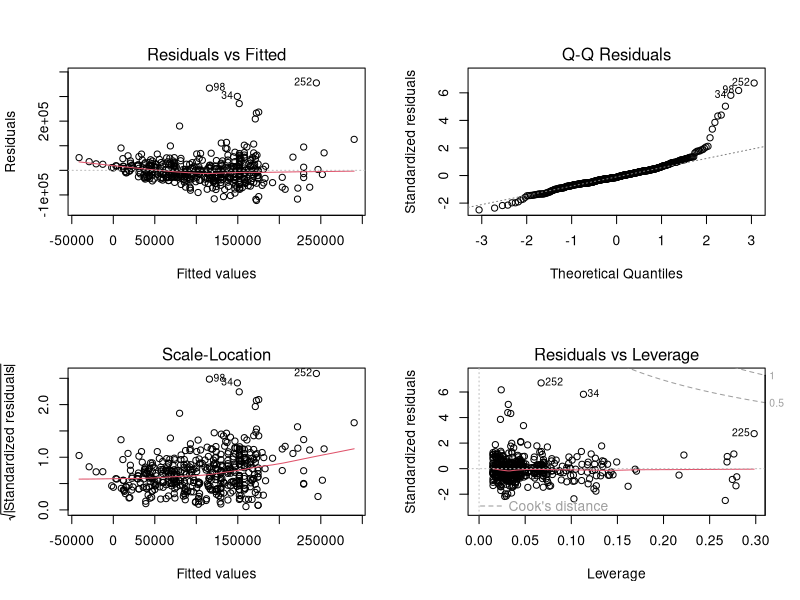

The R script that drew this image: (Note: this script raises an error after producing the figure.)
## ---- chunk 1
knitr::opts_knit$set(root.dir = "../")
knitr::opts_chunk$set(echo = TRUE, warning = TRUE, message = FALSE)
## ---- chunk 2
library(tidyverse)
library(glmnet)
library(car)
library(lmtest)
library(MASS)
library(tseries)   # jarque.bera.test
library(sandwich)  # HC-robust standard errors
library(broom)     # tidy coefficient tables

data <- read.csv("activity1/dataset/ds_salaries_clean.csv")

set.seed(2026)     # fixed seed: every randomized step below is reproducible
## ---- chunk 3
used_cols <- c("log_salary", "salary_in_usd", "experience_level", "employment_type",
               "company_size", "job_category", "location_group", "remote_ratio",
               "is_local", "work_year",
               "exp_level_ord_scaled", "company_size_ord_scaled", "remote_ratio_scaled")
stopifnot(nrow(data) == 565, sum(is.na(data[, intersect(used_cols, names(data))])) == 0)

# Factor baselines chosen for interpretability: coefficients then read as
# contrasts against the common category (FT employment, Data Analyst,
# rest-of-world location).
data$experience_level <- factor(data$experience_level, levels = c("EN", "MI", "SE", "EX"))
data$company_size     <- factor(data$company_size,     levels = c("S", "M", "L"))
data$employment_type  <- relevel(factor(data$employment_type), ref = "FT")
data$job_category     <- relevel(factor(data$job_category),   ref = "Data_Analyst")
data$location_group   <- relevel(factor(data$location_group), ref = "Other")

data <- data %>% mutate(row_id = row_number())

train_old <- data %>% filter(work_year %in% c(2020, 2021))   # 287 older records
pool_2022 <- data %>% filter(work_year == 2022)              # 278 recent records

check_vars <- c("employment_type", "job_category", "location_group",
                "experience_level", "company_size")

repeat {
  idx  <- sample(nrow(pool_2022), 165)
  tr22 <- pool_2022[idx, ]
  te   <- pool_2022[-idx, ]
  tr   <- bind_rows(train_old, tr22)
  ok <- all(vapply(check_vars,
                   function(v) all(unique(te[[v]]) %in% unique(tr[[v]])), logical(1)))
  if (ok) break
}
train <- tr
test  <- te

stopifnot(nrow(train) == 452, nrow(test) == 113, all(test$work_year == 2022))
## ---- chunk 4
table(train$work_year);        table(test$work_year)
table(train$experience_level); table(test$experience_level)
table(train$job_category);     table(test$job_category)
table(train$employment_type);  table(test$employment_type)
## ---- chunk 5
ols_raw <- lm(salary_in_usd ~ experience_level + job_category + employment_type +
                company_size + location_group + remote_ratio + work_year,
              data = train)
summary(ols_raw)
## ---- chunk 6
diag_row <- function(label, mod) {
  sw <- shapiro.test(resid(mod))
  jb <- tseries::jarque.bera.test(resid(mod))
  bp <- lmtest::bptest(mod)
  tibble(response       = label,
         Shapiro_p      = signif(sw$p.value, 3),
         Jarque_Bera_p  = signif(jb$p.value, 3),
         BP_stat        = round(unname(bp$statistic), 1),
         BP_p           = signif(bp$p.value, 3),
         Max_Cooks_D    = round(max(cooks.distance(mod)), 3))
}
diag_raw <- diag_row("salary_in_usd", ols_raw)
diag_raw

par(mfrow = c(2, 2)); plot(ols_raw); par(mfrow = c(1, 1))
## ---- chunk 7
bc <- MASS::boxcox(ols_raw, plotit = TRUE)
lambda_hat <- bc$x[which.max(bc$y)]
## Profile-likelihood 95% confidence interval for lambda
cut_off  <- max(bc$y) - qchisq(0.95, 1) / 2
lambda_ci <- range(bc$x[bc$y >= cut_off])
cat("Box-Cox optimal lambda:", round(lambda_hat, 3), "\n")
cat("95% CI: [", round(lambda_ci[1], 3), ",", round(lambda_ci[2], 3), "]\n")
## ---- chunk 8
ols_full <- lm(log_salary ~ experience_level + job_category + employment_type +
                 company_size + location_group + remote_ratio + work_year,
               data = train)
summary(ols_full)
## ---- chunk 9
## The Box-Cox-optimal power scale receives the identical battery of tests,
## so the transformation choice is judged on evidence rather than habit.
z_train  <- train$salary_in_usd^lambda_hat
ols_power <- lm(z_train ~ experience_level + job_category + employment_type +
                  company_size + location_group + remote_ratio + work_year,
                data = train)
diag_power <- diag_row(paste0("salary^", round(lambda_hat, 2)), ols_power)
diag_log <- diag_row("ln(salary)", ols_full)
bind_rows(diag_raw, diag_power, diag_log)

par(mfrow = c(2, 2)); plot(ols_full); par(mfrow = c(1, 1))

## Generalized VIFs: a property of the predictor design matrix, hence
## identical under any response scale — one table covers both models.
vif_raw <- car::vif(ols_full)
if (is.matrix(vif_raw)) {
  vif_tab <- tibble(
    term     = rownames(vif_raw),
    GVIF     = vif_raw[, "GVIF"],
    Df       = vif_raw[, "Df"],
    gvif_adj = vif_raw[, "GVIF^(1/(2*Df))"]
  )
} else {
  vif_tab <- tibble(term = names(vif_raw), GVIF = as.numeric(vif_raw),
                    Df = 1, gvif_adj = sqrt(as.numeric(vif_raw)))
}
vif_tab
## ---- chunk 10
ols_step <- step(ols_full, direction = "both", trace = FALSE)
summary(ols_step)

cat("\nTerms dropped (full model -> stepwise model):",
    setdiff(attr(terms(ols_full), "term.labels"),
            attr(terms(ols_step), "term.labels")), "\n")

tibble(
  model   = c("Full OLS", "Stepwise-reduced OLS"),
  AIC     = c(AIC(ols_full), AIC(ols_step)),
  adj_R2  = c(summary(ols_full)$adj.r.squared, summary(ols_step)$adj.r.squared),
  n_terms = c(length(attr(terms(ols_full), "term.labels")),
              length(attr(terms(ols_step), "term.labels")))
)
## ---- chunk 11
robust_se <- lmtest::coeftest(ols_step, vcov = sandwich::vcovHC(ols_step, type = "HC1"))
cat("HC1-robust inference for the stepwise-selected ln(salary) model:\n")
print(robust_se)
## ---- chunk 12
coef_pct <- broom::tidy(ols_step) %>%
  mutate(pct_effect = 100 * (exp(estimate) - 1)) %>%
  dplyr::select(term, estimate, p.value, pct_effect)
print(coef_pct, n = 30)
## ---- chunk 13
base_terms <- setdiff(attr(terms(ols_step), "term.labels"), c("remote_ratio", "work_year"))
base_formula_str <- paste("log_salary ~", paste(base_terms, collapse = " + "))

fit_poly <- function(degree) {
  f <- as.formula(paste0(base_formula_str,
                          " + poly(remote_ratio, ", degree, ")",
                          " + poly(work_year, ", degree, ")"))
  lm(f, data = train)
}

poly_linear    <- fit_poly(1)   # straight-line benchmark
poly_quadratic <- fit_poly(2)   # quadratic alternative

tibble(
  degree = c(1, 2),
  AIC    = c(AIC(poly_linear), AIC(poly_quadratic)),
  adj_R2 = c(summary(poly_linear)$adj.r.squared, summary(poly_quadratic)$adj.r.squared)
)

anova_poly <- anova(poly_linear, poly_quadratic)
anova_poly

poly_model <- if (anova_poly$`Pr(>F)`[2] < 0.05) poly_quadratic else poly_linear

reset_result <- lmtest::resettest(poly_model)
cat("\nRESET test on selected model: F =", round(reset_result$statistic, 3),
    " p =", signif(reset_result$p.value, 4), "\n")
## ---- chunk 14
## Training-only z-scaling of every numeric input; the identical transform
## is applied to test.
tr_scale <- function(col) {
  m <- mean(train[[col]]); s <- sd(train[[col]])
  list(train = (train[[col]] - m) / s, test = (test[[col]] - m) / s)
}
for (col in c("exp_level_ord", "company_size_ord", "remote_ratio", "work_year")) {
  sc <- tr_scale(col)
  train[[paste0(col, "_ts")]] <- sc$train
  test[[paste0(col, "_ts")]]  <- sc$test
}

build_matrix <- function(df) {
  model.matrix(
    ~ exp_level_ord_ts + company_size_ord_ts + remote_ratio_ts +
      work_year_ts + job_category + employment_type + location_group,
    data = df
  )[, -1]   # glmnet supplies its own intercept
}

x_train <- build_matrix(train)
x_test  <- build_matrix(test)
y_train <- train$log_salary
y_test  <- test$log_salary
dim(x_train); dim(x_test)
## ---- chunk 15
set.seed(2026)
cv_ridge <- cv.glmnet(x_train, y_train, alpha = 0, nfolds = 10)
set.seed(2026)
cv_lasso <- cv.glmnet(x_train, y_train, alpha = 1, nfolds = 10)

cat("Ridge: lambda.min =", cv_ridge$lambda.min, " lambda.1se =", cv_ridge$lambda.1se, "\n")
cat("LASSO: lambda.min =", cv_lasso$lambda.min, " lambda.1se =", cv_lasso$lambda.1se, "\n")

plot(cv_ridge); title("Ridge cross-validation curve", line = 2.5)
plot(cv_lasso); title("LASSO cross-validation curve", line = 2.5)

## Robustness of the endpoint choice: a sweep over the full elastic-net
## mixing range finds the CV surface flat, so neither pure penalty is a
## lucky guess.
enet_sweep <- vapply(seq(0, 1, by = 0.1), function(a) {
  set.seed(2026)
  sqrt(min(cv.glmnet(x_train, y_train, alpha = a, nfolds = 10)$cvm))
}, numeric(1))
cat("CV RMSE across alpha = 0,0.1,...,1:",
    sprintf("%.4f-%.4f (range %.4f)", min(enet_sweep), max(enet_sweep),
            diff(range(enet_sweep))), "\n")

plot(seq(0, 1, by = 0.1), enet_sweep, type = "b", pch = 19,
     xlab = expression(alpha * "  (0 = pure Ridge, 1 = pure LASSO)"),
     ylab = "Cross-validated RMSE (log points)",
     main = "Elastic-net mixing sweep")

## Tuned elastic net: alpha picked by the same 10-fold CV, refit for scoring
## in Section 4.5 alongside its two pure-parent special cases.
alpha_best <- seq(0, 1, by = 0.1)[which.min(enet_sweep)]
set.seed(2026)
cv_elastic <- cv.glmnet(x_train, y_train, alpha = alpha_best, nfolds = 10)
cat("Selected elastic-net alpha:", alpha_best,
    "| predictor columns kept at lambda.min:",
    sum(as.numeric(coef(cv_elastic, s = "lambda.min"))[-1] != 0), "/", ncol(x_train), "\n")
## ---- chunk 16
lasso_coefs_min <- coef(cv_lasso, s = "lambda.min")
lasso_survivors <- setdiff(rownames(lasso_coefs_min)[which(lasso_coefs_min[, 1] != 0)],
                           "(Intercept)")
cat("LASSO retains", length(lasso_survivors), "of", nrow(lasso_coefs_min) - 1,
    "columns at lambda.min\n")

parent_terms <- c("exp_level_ord_ts", "company_size_ord_ts",
                  "remote_ratio_ts", "work_year_ts",
                  "job_category", "employment_type", "location_group")
map_to_parent <- function(dummy_names) {
  vapply(dummy_names, function(nm) {
    hit <- parent_terms[startsWith(nm, parent_terms)]
    if (length(hit) == 0) nm else hit[which.max(nchar(hit))]
  }, character(1), USE.NAMES = FALSE)
}
canonical <- c(exp_level_ord_ts         = "experience_level",
               company_size_ord_ts      = "company_size",
               remote_ratio_ts          = "remote_ratio",
               work_year_ts             = "work_year")
lasso_parents <- unique(map_to_parent(lasso_survivors))
lasso_parents <- unique(ifelse(lasso_parents %in% names(canonical),
                               canonical[lasso_parents], lasso_parents))
stepwise_terms <- attr(terms(ols_step), "term.labels")

cat("Selected by BOTH:", intersect(stepwise_terms, lasso_parents), "\n")
cat("Stepwise only:",     setdiff(stepwise_terms, lasso_parents), "\n")
cat("LASSO only:        ", setdiff(lasso_parents, stepwise_terms), "\n")
## ---- chunk 17
build_matrix_factor <- function(df) {
  model.matrix(
    ~ experience_level + company_size + remote_ratio_ts + work_year_ts +
      job_category + employment_type + location_group,
    data = df
  )[, -1]
}
x_train_f <- build_matrix_factor(train)

set.seed(2026)
cv_lasso_factor <- cv.glmnet(x_train_f, y_train, alpha = 1, nfolds = 10)

cat("LASSO CV RMSE (log scale, training folds):\n")
cat("  ordinal encoding:", round(sqrt(min(cv_lasso$cvm)), 4),
    "| factor-dummy encoding:", round(sqrt(min(cv_lasso_factor$cvm)), 4), "\n")
## ---- chunk 18
pred_log <- list(
  `Full OLS`                    = predict(ols_full, newdata = test),
  `Stepwise-reduced OLS`        = predict(ols_step, newdata = test),
  `Polynomial regression`       = predict(poly_model, newdata = test),
  `Ridge regression`            = as.numeric(predict(cv_ridge, newx = x_test, s = "lambda.min")),
  `LASSO regression`            = as.numeric(predict(cv_lasso, newx = x_test, s = "lambda.min")),
  `Elastic net regression`      = as.numeric(predict(cv_elastic, newx = x_test, s = "lambda.min"))
)

smear <- c(
  `Full OLS`              = mean(exp(resid(ols_full))),
  `Stepwise-reduced OLS`  = mean(exp(resid(ols_step))),
  `Polynomial regression` = mean(exp(resid(poly_model))),
  `Ridge regression`      = mean(exp(y_train - as.numeric(predict(cv_ridge, newx = x_train, s = "lambda.min")))),
  `LASSO regression`      = mean(exp(y_train - as.numeric(predict(cv_lasso, newx = x_train, s = "lambda.min")))),
  `Elastic net regression`= mean(exp(y_train - as.numeric(predict(cv_elastic, newx = x_train, s = "lambda.min"))))
)

metrics_row <- function(model_name, pred_log_vals, y_log, smear_val) {
  err_log  <- pred_log_vals - y_log
  r2_log   <- 1 - sum(err_log^2) / sum((y_log - mean(y_log))^2)

  pred_usd <- exp(pred_log_vals) * smear_val
  y_usd    <- exp(y_log)
  err_usd  <- pred_usd - y_usd
  r2_usd   <- 1 - sum(err_usd^2) / sum((y_usd - mean(y_usd))^2)

  tibble(model = model_name,
         RMSE_log = sqrt(mean(err_log^2)), MAE_log = mean(abs(err_log)), R2_log = r2_log,
         RMSE_usd = sqrt(mean(err_usd^2)), MAE_usd = mean(abs(err_usd)), R2_usd = r2_usd)
}

## Seventh and final entrant: the Box-Cox power-scale model from Section 4.2.
## Its dollar forecasts already embed the generalized smearing, so they enter
## the common metrics through their log transform (smearing factor 1).
z_hat     <- as.numeric(predict(ols_power, newdata = test))
resid_z   <- residuals(ols_power)
pred_power <- vapply(z_hat, function(zj)
  mean((pmax(zj + resid_z, 1e-6))^(1 / lambda_hat)), numeric(1))

comparison_table <- bind_rows(
  metrics_row("Multiple linear regression - full",          pred_log$`Full OLS`,              y_test, smear["Full OLS"]),
  metrics_row("Multiple linear regression - stepwise",      pred_log$`Stepwise-reduced OLS`,  y_test, smear["Stepwise-reduced OLS"]),
  metrics_row("Polynomial regression",                      pred_log$`Polynomial regression`, y_test, smear["Polynomial regression"]),
  metrics_row("Ridge regression",                           pred_log$`Ridge regression`,      y_test, smear["Ridge regression"]),
  metrics_row("LASSO regression",                           pred_log$`LASSO regression`,      y_test, smear["LASSO regression"]),
  metrics_row("Elastic net regression",                     pred_log$`Elastic net regression`, y_test, smear["Elastic net regression"]),
  metrics_row("Power-transformed OLS (salary^0.3)",         log(pred_power),                  y_test, 1)
)
comparison_table

write.csv(comparison_table, "activity1/task04_model_comparison.csv", row.names = FALSE)

op <- par(mar = c(4.5, 14, 2.5, 1))
ord <- order(comparison_table$RMSE_log)
plot(comparison_table$RMSE_log[ord], seq_along(ord), pch = 19,
     xlim = c(0.414, 0.4285), xlab = "Test RMSE, log scale",
     yaxt = "n", ylab = "", main = "Seven candidates on one held-out set")
axis(2, at = seq_along(ord), labels = comparison_table$model[ord],
     las = 1, cex.axis = 0.75)
par(op)
## ---- chunk 19
# (a) raw-dollar reference model carried over from Section 4.2
pred_raw <- predict(ols_raw, newdata = test)

# (b) Box-Cox-optimal power model — dollar forecasts carried over from
# the model-comparison chunk above

# (c) OLS on ln(salary): the Section 4.2 model with its smearing factor
pred_logusd <- exp(pred_log$`Full OLS`) * smear["Full OLS"]

score_usd <- function(model_name, usd_pred, y_log) {
  y_usd    <- exp(y_log)
  err_usd  <- usd_pred - y_usd
  err_lpt  <- log(pmax(usd_pred, 1)) - y_log   # log-point errors of the dollar forecast
  tibble(model  = model_name,
         RMSE_log = sqrt(mean(err_lpt^2)), MAE_log = mean(abs(err_lpt)),
         R2_log   = 1 - sum(err_lpt^2) / sum((y_log - mean(y_log))^2),
         RMSE_usd = sqrt(mean(err_usd^2)), MAE_usd = mean(abs(err_usd)),
         R2_usd   = 1 - sum(err_usd^2) / sum((y_usd - mean(y_usd))^2))
}

scale_table <- bind_rows(
  score_usd("OLS - raw dollars",                    pred_raw,    y_test),
  score_usd(paste0("OLS - salary^", round(lambda_hat, 2)), pred_power, y_test),
  score_usd("OLS - ln(salary)",                     pred_logusd, y_test)
)
scale_table
